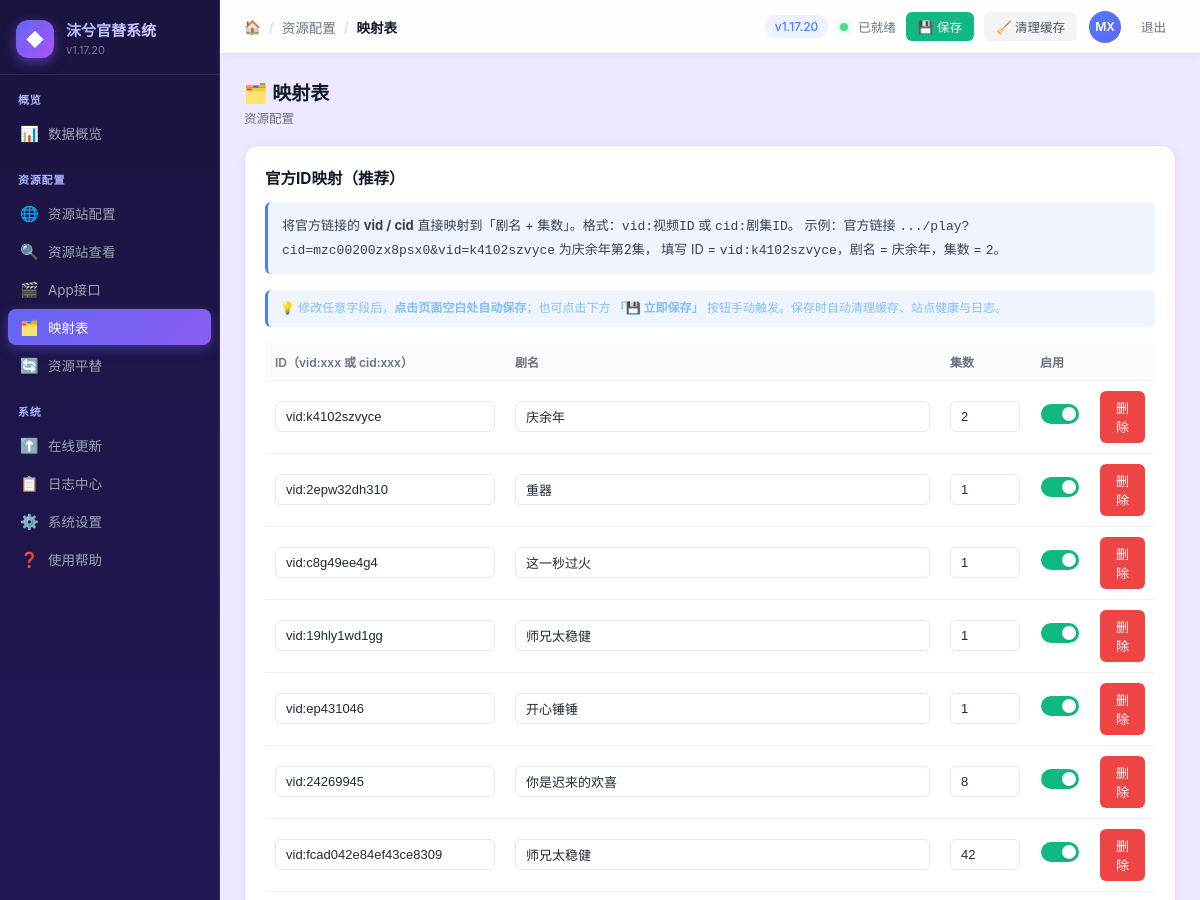
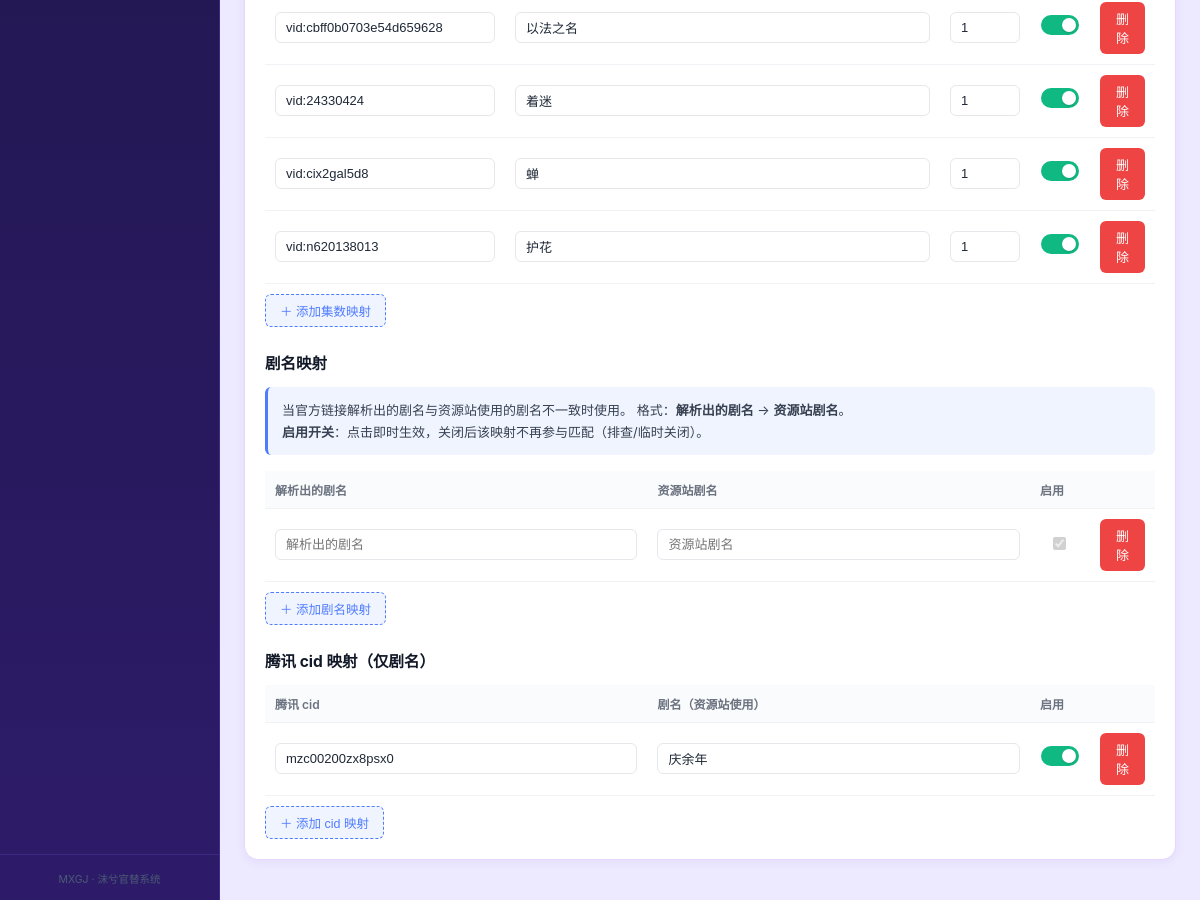
Page /admin.php?tab=mapping (signed in) on the committed database (2 pictures, top to bottom).
### tables this page shows
CREATE TABLE mapping (
    id          INTEGER PRIMARY KEY AUTOINCREMENT,
    sec         VARCHAR(16)  NOT NULL,      -- 'episode' | 'cid' | 'title'
    map_key     VARCHAR(256) NOT NULL,      -- vid:xxx / cid:xxx / 剧名
    name        VARCHAR(256),                   -- 剧名（episode）/ 目标剧名（title）
    episode     INTEGER      DEFAULT 1,
    target      VARCHAR(256),                   -- title 映射的目标剧名（可选）
    enabled     INTEGER      DEFAULT 1,
    created_at  INTEGER,
    updated_at  INTEGER,
    UNIQUE (sec, map_key)
);

### admin.php (the view, shortened to what the rows shown need)
<?php
require_once __DIR__ . '/lib/bootstrap.php';
$ACTION = $_POST['action'] ?? ($_GET['action'] ?? '');
function isLoggedIn(): bool {
    return !empty($_SESSION['mxgj_admin']);
}
if ($ACTION === '') {
    if (!isLoggedIn()) {
        renderLogin();
    } else {
        renderDashboard();
    }
    exit;
}
    ?>
    <?php
function renderDashboard()
{
    $settings = mxgj_settings();
    $sites    = mxgj_sites();
    $mapping  = mxgj_mapping_data();
    $cacheCnt = AdminHelper::cacheCount();
    $tab = $_GET['tab'] ?? 'dashboard';
    ?>
<!DOCTYPE html>
<html lang="zh-CN">
<head>
</head>
<body>
<div class="layout">
<div class="main">
<div class="content">
<?php if ($tab === 'dashboard'): ?>
<?php renderOverview($sites, $cacheCnt, $mapping); ?>
<?php elseif ($tab === 'sites'): ?>
<?php renderSitesForm($sites); ?>
<?php elseif ($tab === 'sites_view'): ?>
<?php renderSiteListView($sites); ?>
<?php elseif ($tab === 'app_api'): ?>
<?php renderAppApiForm($settings); ?>
<?php elseif ($tab === 'mapping'): ?>
<?php renderMappingForm($mapping); ?>
<?php elseif ($tab === 'fallback'): ?>
<?php renderFallbackForm($settings, $sites); ?>
<?php elseif ($tab === 'update'): ?>
<?php renderUpdateForm(); ?>
<?php elseif ($tab === 'logs'): ?>
<?php renderLogs(); ?>
<?php elseif ($tab === 'help'): ?>
<?php renderHelp(); ?>
<?php elseif ($tab === 'settings'): ?>
<?php renderSettingsForm($settings); ?>
<?php endif; ?>
</div>
</div>
</div>
</body></html>
<?php
}
    ?>
    <?php
function renderMappingForm($mapping)
{
    $episode = $mapping['episode'] ?? [];
    ?>
    <div class="panel">
        <h2>官方ID映射（推荐）</h2>
        <form method="post" class="auto-save" id="form-mapping">
            <table>
                <tr><th style="width:240px">ID（vid:xxx 或 cid:xxx）</th><th>剧名</th><th style="width:90px">集数</th><th style="width:60px">启用</th><th style="width:60px"></th></tr>
                <?php if ($episode): $i=0; foreach ($episode as $k => $v): $on = mxgj_mapping_enabled($mapping, 'episode', $k); ?>
                    <tr draggable="true" class="<?= $on ? 'out-row' : 'row-disabled out-row' ?>">
                        <td><input type="text" name="map_id[]" value="<?= htmlspecialchars($k) ?>"></td>
                        <td><input type="text" name="map_ename[]" value="<?= htmlspecialchars($v['name'] ?? '') ?>"></td>
                        <td><input type="number" name="map_ep[]" value="<?= (int)($v['episode'] ?? 0) ?>" min="1"></td>
                        <td class="center">
                            <label class="toggle">
                                <span class="slider"></span>
                            </label>
                        </td>
                        <td><button type="button" class="btn btn-danger" onclick="this.closest('tr').remove()">删除</button></td>
                    </tr>
                <?php $i++; endforeach; endif; ?>
            </table>
            <h2 style="margin-top:24px">剧名映射</h2>
            <table>
                <tr><th>解析出的剧名</th><th>资源站剧名</th><th style="width:60px">启用</th><th style="width:60px"></th></tr>
            </table>
            <h2 style="margin-top:24px">腾讯 cid 映射（仅剧名）</h2>
            <table>
                <tr><th>腾讯 cid</th><th>剧名（资源站使用）</th><th style="width:60px">启用</th><th style="width:60px"></th></tr>
            </table>
        </form>
    </div>
    <?php
}
    ?>
    <?php
class AdminHelper
{
    public static function cacheCount(): int
    {
        if (!is_dir(MXGJ_CACHE)) return 0;
        $n = 0;
        return $n;
    }
}
?>

### rows in the picture
mapping: value "vid:k4102szvyce", name "庆余年", episode "2"
mapping: value "vid:2epw32dh310", name "重器", episode "1"
mapping: value "vid:c8g49ee4g4", name "这一秒过火", episode "1"
mapping: value "vid:ep431046", name "开心锤锤", episode "1"
mapping: value "vid:24269945", name "你是迟来的欢喜", episode "8"
mapping: value "vid:fcad042e84ef43ce8309", name "师兄太稳健", episode "42"
mapping: value "vid:cbff0b0703e54d659628", name "以法之名", episode "1"
mapping: value "vid:24330424", name "着迷", episode "1"
mapping: value "vid:cix2gal5d8", name "蝉", episode "1"
mapping: value "vid:n620138013", name "护花", episode "1"

### other values in the picture
MXGJ_VERSION "1.17.20"
$currentCrumb "资源配置"
$currentLabel "映射表"
$currentIcon "🗂️"
